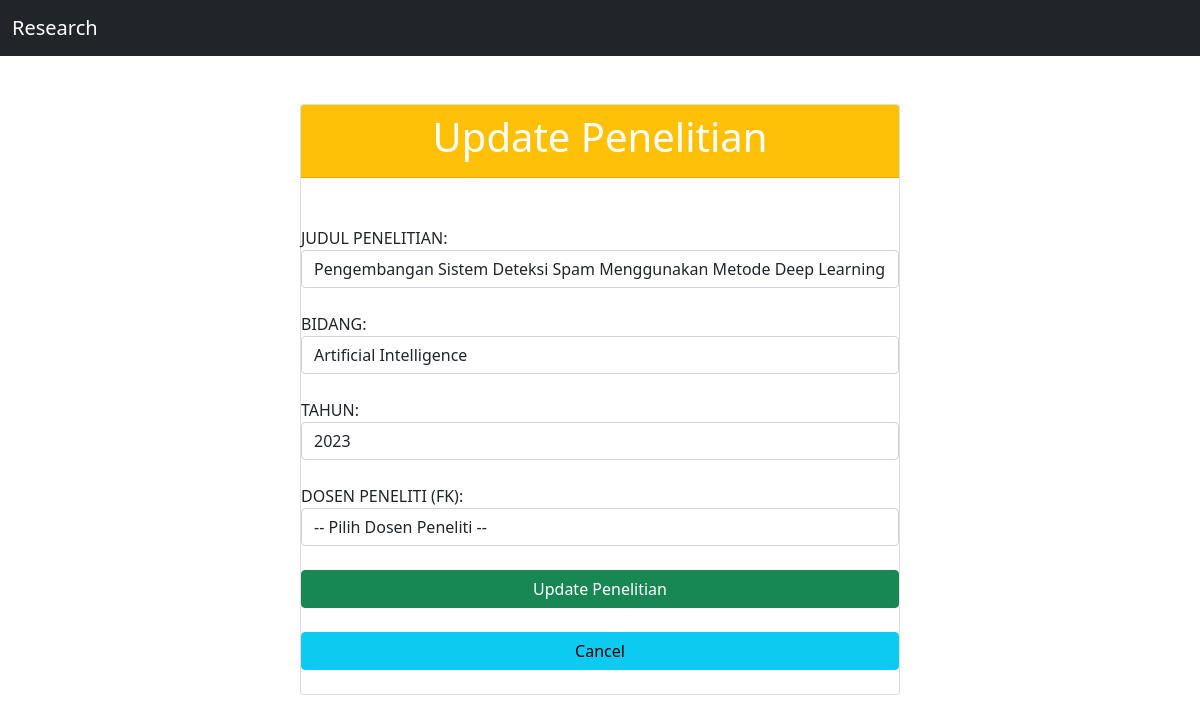
/index.php?action=research&edit=true&id=1, run on the app's committed database.
### tables this page shows
CREATE TABLE `penelitian` (
  `id` int(11) NOT NULL,
  `judul_penelitian` varchar(255) NOT NULL,
  `bidang` varchar(100) NOT NULL,
  `tahun` year(4) DEFAULT NULL,
  `id_lecturers` int(11) NOT NULL
);

### view/ResearchView.php (called while the page is built, shortened)
<?php
class ResearchView {
    public function renderEdit($data) {
        include "view/Research/edit.php";
    }
}
?>

### model/DB.php (called while the page is built, shortened)
<?php
class DB
{
    var $db_host = "";
    var $db_user = "";
    var $db_pass = "";
    var $db_name = "";
    var $db_link = "";
    function __construct($db_host, $db_user, $db_pass, $db_name)
    {
        $this->db_host = $db_host;
        $this->db_user = $db_user;
        $this->db_pass = $db_pass;
        $this->db_name = $db_name;
    }
    function open()
    {
        $this->db_link = mysqli_connect($this->db_host, $this->db_user, $this->db_pass, $this->db_name);
    }
    function execute($query)
    {
        $this->result = mysqli_query($this->db_link, $query);
        return $this->result;
    }
}

### model/Research.php (called while the page is built, shortened)
<?php
class Research extends DB
{
    function getResearchById($id)
    {
        $query = "SELECT p.*, l.name AS lecturer_name, l.nidn AS lecturer_nidn
                  FROM penelitian p
                  JOIN lecturers l ON p.id_lecturers = l.id
                  WHERE p.id = '$id'";
        return $this->execute($query);
    }
}

### view/Research/edit.php (the view, shortened to what this page needs)
<?php
$penelitian = $data['penelitian'];
?>
<!DOCTYPE html>
<html>
<head>
  <link rel="stylesheet" href="bootstrap.min.css">
</head>
<body>
  <nav class="navbar navbar-expand-lg navbar-dark bg-dark">
  <div class="container-fluid">
    <a class="navbar-brand" href="index.php?action=research">Research</a>
  </div>
  </nav>
  <div class="col-lg-6 m-auto">
    <form method="post">
      <br><br>
      <div class="card">
      <div class="card-header bg-warning">
        <h1 class="text-white text-center"> Update Penelitian </h1>
      </div><br>
        <input type="hidden" name="id" value="<?php echo $penelitian['id']; ?>" class="form-control"> <br>
      <label> JUDUL PENELITIAN: </label>
      <input type="text" name="judul_penelitian" value="<?php echo $penelitian['judul_penelitian']; ?>" class="form-control" required> <br>
      <label> BIDANG: </label>
      <input type="text" name="bidang" value="<?php echo $penelitian['bidang']; ?>" class="form-control" required> <br>
      <label> TAHUN: </label>
      <input type="number" name="tahun" value="<?php echo $penelitian['tahun']; ?>" class="form-control" required> <br>
            <label> DOSEN PENELITI (FK): </label>
      <select name="id_lecturer" class="form-control" required>
         <option value="">-- Pilih Dosen Peneliti --</option>
          </select>
          <br>
            <button class="btn btn-success" type="submit" name="submit_research"> Update Penelitian </button><br>
          <a class="btn btn-info" href="index.php?action=research"> Cancel </a><br>
        </div>
      </form>
    </div>
</body>
</html>

### data on the page
penelitian: judul_penelitian "Pengembangan Sistem Deteksi Spam Menggunakan Metode Deep Learning", bidang "Artificial Intelligence", tahun "2023"
